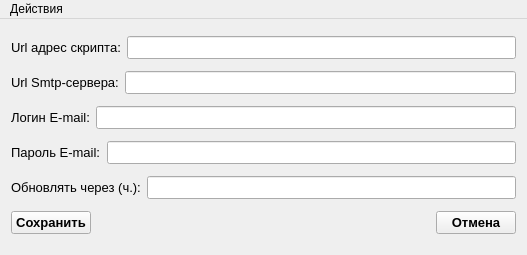
<?xml version="1.0" encoding="UTF-8"?>
<ui version="4.0">
 <class>MainForm</class>
 <widget class="QMainWindow" name="MainForm">
  <property name="geometry">
   <rect>
    <x>0</x>
    <y>0</y>
    <width>527</width>
    <height>255</height>
   </rect>
  </property>
  <property name="windowTitle">
   <string>GetIP</string>
  </property>
  <property name="windowIcon">
   <iconset resource="resource.qrc">
    <normaloff>:/tray_icon.png</normaloff>:/tray_icon.png</iconset>
  </property>
  <widget class="QWidget" name="centralWidget">
   <layout class="QVBoxLayout" name="verticalLayout">
    <item>
     <layout class="QHBoxLayout" name="horizontalLayout_2">
      <item>
       <widget class="QLabel" name="label">
        <property name="font">
         <font>
          <pointsize>10</pointsize>
         </font>
        </property>
        <property name="text">
         <string>Url адрес скрипта:</string>
        </property>
       </widget>
      </item>
      <item>
       <widget class="QLineEdit" name="lineEdit_url">
        <property name="font">
         <font>
          <pointsize>10</pointsize>
         </font>
        </property>
       </widget>
      </item>
     </layout>
    </item>
    <item>
     <layout class="QHBoxLayout" name="horizontalLayout_3">
      <item>
       <widget class="QLabel" name="label_2">
        <property name="font">
         <font>
          <pointsize>10</pointsize>
         </font>
        </property>
        <property name="text">
         <string>Url Smtp-сервера:</string>
        </property>
       </widget>
      </item>
      <item>
       <widget class="QLineEdit" name="lineEdit_smtp">
        <property name="font">
         <font>
          <pointsize>10</pointsize>
         </font>
        </property>
       </widget>
      </item>
     </layout>
    </item>
    <item>
     <layout class="QHBoxLayout" name="horizontalLayout_4">
      <item>
       <widget class="QLabel" name="label_3">
        <property name="font">
         <font>
          <pointsize>10</pointsize>
         </font>
        </property>
        <property name="text">
         <string>Логин E-mail:</string>
        </property>
       </widget>
      </item>
      <item>
       <widget class="QLineEdit" name="lineEdit_login">
        <property name="font">
         <font>
          <pointsize>10</pointsize>
         </font>
        </property>
       </widget>
      </item>
     </layout>
    </item>
    <item>
     <layout class="QHBoxLayout" name="horizontalLayout_5">
      <item>
       <widget class="QLabel" name="label_4">
        <property name="font">
         <font>
          <pointsize>10</pointsize>
         </font>
        </property>
        <property name="text">
         <string>Пароль E-mail:</string>
        </property>
       </widget>
      </item>
      <item>
       <widget class="QLineEdit" name="lineEdit_password">
        <property name="font">
         <font>
          <pointsize>10</pointsize>
         </font>
        </property>
       </widget>
      </item>
     </layout>
    </item>
    <item>
     <layout class="QHBoxLayout" name="horizontalLayout_6">
      <item>
       <widget class="QLabel" name="label_5">
        <property name="font">
         <font>
          <pointsize>10</pointsize>
         </font>
        </property>
        <property name="text">
         <string>Обновлять через (ч.):</string>
        </property>
       </widget>
      </item>
      <item>
       <widget class="QLineEdit" name="lineEdit_time_out">
        <property name="font">
         <font>
          <pointsize>10</pointsize>
         </font>
        </property>
       </widget>
      </item>
     </layout>
    </item>
    <item>
     <layout class="QHBoxLayout" name="horizontalLayout_7">
      <item>
       <widget class="QPushButton" name="pushButton_ok">
        <property name="font">
         <font>
          <pointsize>10</pointsize>
          <weight>75</weight>
          <bold>true</bold>
         </font>
        </property>
        <property name="text">
         <string>Сохранить</string>
        </property>
       </widget>
      </item>
      <item>
       <spacer name="horizontalSpacer">
        <property name="orientation">
         <enum>Qt::Horizontal</enum>
        </property>
        <property name="sizeHint" stdset="0">
         <size>
          <width>40</width>
          <height>20</height>
         </size>
        </property>
       </spacer>
      </item>
      <item>
       <widget class="QPushButton" name="pushButton_cancel">
        <property name="font">
         <font>
          <pointsize>10</pointsize>
          <weight>75</weight>
          <bold>true</bold>
         </font>
        </property>
        <property name="text">
         <string>Отмена</string>
        </property>
       </widget>
      </item>
     </layout>
    </item>
   </layout>
  </widget>
  <widget class="QMenuBar" name="menuBar">
   <property name="geometry">
    <rect>
     <x>0</x>
     <y>0</y>
     <width>527</width>
     <height>20</height>
    </rect>
   </property>
   <widget class="QMenu" name="menu">
    <property name="title">
     <string>Действия</string>
    </property>
    <addaction name="action_setting"/>
    <addaction name="separator"/>
    <addaction name="action_exit"/>
   </widget>
   <addaction name="menu"/>
  </widget>
  <action name="action_setting">
   <property name="text">
    <string>Настройки</string>
   </property>
  </action>
  <action name="action_exit">
   <property name="text">
    <string>Выход</string>
   </property>
  </action>
 </widget>
 <layoutdefault spacing="6" margin="11"/>
 <resources>
  <include location="resource.qrc"/>
 </resources>
 <connections/>
</ui>
